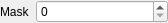
<?xml version="1.0" encoding="UTF-8"?>
<ui version="4.0">
 <class>MaskerUi</class>
 <widget class="QWidget" name="MaskerUi">
  <property name="geometry">
   <rect>
    <x>0</x>
    <y>0</y>
    <width>168</width>
    <height>23</height>
   </rect>
  </property>
  <property name="windowTitle">
   <string>Form</string>
  </property>
  <layout class="QHBoxLayout" name="horizontalLayout">
   <property name="leftMargin">
    <number>0</number>
   </property>
   <property name="topMargin">
    <number>0</number>
   </property>
   <property name="rightMargin">
    <number>0</number>
   </property>
   <property name="bottomMargin">
    <number>0</number>
   </property>
   <item>
    <widget class="QLabel" name="label">
     <property name="sizePolicy">
      <sizepolicy hsizetype="Fixed" vsizetype="Preferred">
       <horstretch>0</horstretch>
       <verstretch>0</verstretch>
      </sizepolicy>
     </property>
     <property name="text">
      <string>Mask</string>
     </property>
    </widget>
   </item>
   <item>
    <widget class="QSpinBox" name="spinBoxMask">
     <property name="maximum">
      <number>255</number>
     </property>
    </widget>
   </item>
  </layout>
 </widget>
 <resources/>
 <connections/>
</ui>
